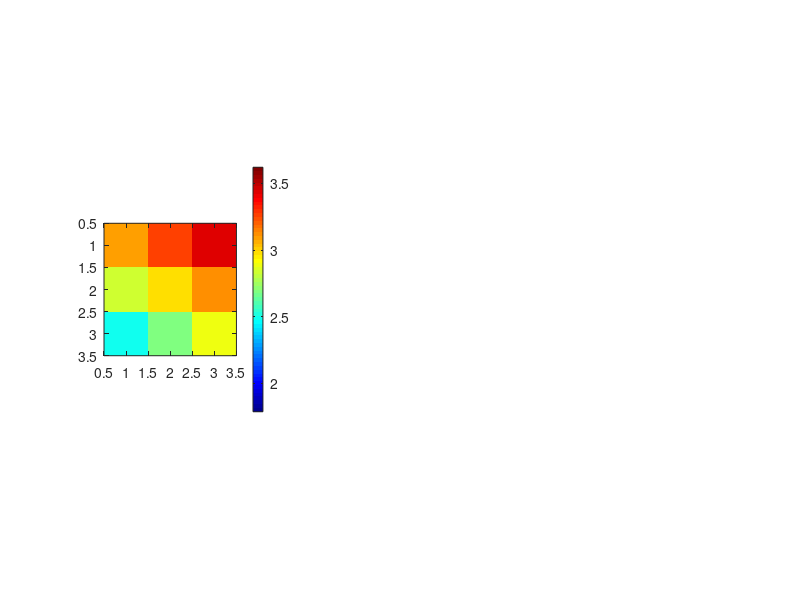

Reproduce this figure in MATLAB. (Note: this script raises an error after producing the figure.)
% =========================================================================
% TÍTULO: Mapas de Calor - Datos Experimentales y Simulación ANSYS Maxwell
% DESCRIPCIÓN: Script para procesar, visualizar y exportar la distribución 
%              de potencial eléctrico (pares de electrodos y validación FEM).
% =========================================================================

clc;
clear;
close all;

%% ============================================================
%% 1. DATOS EXPERIMENTALES
%% ============================================================
%% P2-P3
A_P23(:,:,1) = [3.12 3.27 3.45; 2.86 3.00 3.13; 2.52 2.72 2.89];
A_P23(:,:,2) = [3.09 3.25 3.45; 2.84 2.98 3.11; 2.48 2.69 2.88];
A_P23(:,:,3) = [3.09 3.25 3.44; 2.84 2.97 3.09; 2.48 2.69 2.88];

B_P23(:,:,1) = [2.72 2.88 3.06; 2.48 2.64 2.75; 2.13 2.36 2.52];
B_P23(:,:,2) = [2.73 2.89 3.06; 2.50 2.66 2.77; 2.14 2.38 2.53];
B_P23(:,:,3) = [2.73 2.89 3.06; 2.48 2.64 2.77; 2.14 2.36 2.53];

C_P23(:,:,1) = [2.98 3.11 3.28; 2.67 2.81 2.91; 2.27 2.45 2.61];
C_P23(:,:,2) = [2.98 3.11 3.28; 2.67 2.80 2.89; 2.27 2.45 2.61];
C_P23(:,:,3) = [2.97 3.11 3.27; 2.66 2.78 2.91; 2.27 2.45 2.61];

%% P1-P3
A_P13(:,:,1) = [3.52 3.36 3.25; 3.06 3.06 3.06; 2.63 2.75 2.89];
A_P13(:,:,2) = [3.53 3.38 3.28; 3.09 3.09 3.06; 2.59 2.77 2.89];
A_P13(:,:,3) = [3.52 3.39 3.27; 3.08 3.08 3.06; 2.61 2.77 2.88];

B_P13(:,:,1) = [3.16 2.97 2.91; 2.75 2.75 2.72; 2.30 2.45 2.56];
B_P13(:,:,2) = [3.17 3.00 2.92; 2.77 2.77 2.75; 2.33 2.47 2.58];
B_P13(:,:,3) = [3.17 2.98 2.91; 2.77 2.77 2.73; 2.30 2.45 2.58];

C_P13(:,:,1) = [3.36 3.22 3.11; 2.89 2.89 2.89; 2.38 2.53 2.63];
C_P13(:,:,2) = [3.34 3.22 3.11; 2.89 2.89 2.89; 2.36 2.52 2.64];
C_P13(:,:,3) = [3.34 3.20 3.11; 2.89 2.89 2.89; 2.38 2.52 2.64];

%% P1-P2
A_P12(:,:,1) = [3.33 2.97 2.63; 3.11 2.95 2.80; 3.02 2.94 2.86];
A_P12(:,:,2) = [3.31 2.94 2.58; 3.09 2.94 2.77; 3.00 2.92 2.84];
A_P12(:,:,3) = [3.30 2.92 2.56; 3.09 2.91 2.77; 3.00 2.91 2.84];

B_P12(:,:,1) = [3.09 2.77 2.52; 2.93 2.77 2.64; 2.84 2.77 2.69];
B_P12(:,:,2) = [3.13 2.80 2.52; 2.95 2.77 2.66; 2.86 2.77 2.70];
B_P12(:,:,3) = [3.09 2.77 2.52; 2.92 2.77 2.64; 2.84 2.77 2.70];

C_P12(:,:,1) = [3.20 2.89 2.56; 3.00 2.89 2.72; 2.91 2.84 2.78];
C_P12(:,:,2) = [3.16 2.84 2.55; 2.97 2.84 2.70; 2.89 2.83 2.77];
C_P12(:,:,3) = [3.14 2.83 2.55; 2.97 2.83 2.70; 2.88 2.83 2.77];

%% PROMEDIOS EXPERIMENTALES
A23 = mean(A_P23,3); B23 = mean(B_P23,3); C23 = mean(C_P23,3);
A13 = mean(A_P13,3); B13 = mean(B_P13,3); C13 = mean(C_P13,3);
A12 = mean(A_P12,3); B12 = mean(B_P12,3); C12 = mean(C_P12,3);

%% ============================================================
%% 2. DATOS SIMULACIÓN ANSYS MAXWELL (P2-P3)
%% ============================================================
SIM_P23 = [2.683  3.063  3.621;
           2.325  2.705  3.087;
           1.788  2.347  2.727];

%% ESCALA COMÚN GLOBAL (Para mapas de voltajes)
vmin = min([A23(:);B23(:);C23(:); A13(:);B13(:);C13(:); A12(:);B12(:);C12(:); SIM_P23(:)]);
vmax = max([A23(:);B23(:);C23(:); A13(:);B13(:);C13(:); A12(:);B12(:);C12(:); SIM_P23(:)]);

%% ============================================================
%% 3. FIGURAS 1-3: MAPAS POR PAR DE ELECTRODOS (ORDEN A -> B -> C)
%% ============================================================
electrodos = {
    'P2-P3', {A23, B23, C23}, 'p2_p3';
    'P1-P3', {A13, B13, C13}, 'p1_p3';
    'P1-P2', {A12, B12, C12}, 'p1_p2'
};
titulos_pieza = {
    'Config. A: 165 \Omega\cdotcm (9 mm)', ...
    'Config. B: 114 \Omega\cdotcm (9 mm)', ...
    'Config. C: 114 \Omega\cdotcm (12 mm)'
};

for e = 1:3
    titulo_elec = electrodos{e,1};
    datos = electrodos{e,2};
    tag = electrodos{e,3};
    
    fig = figure('Name', sprintf('Config %s', titulo_elec), ...
                 'Position', [50 50 1600 650], 'Color', 'w');
    
    for j = 1:3
        subplot(1, 3, j);
        imagesc(datos{j});
        axis image;
        colormap(gca, jet);
        caxis([vmin vmax]);
        
        cb = colorbar;
        cb.FontSize = 18;
        cb.FontWeight = 'bold';
        
        vmax_l = max(datos{j}(:));
        vmin_l = min(datos{j}(:));
        deltaV = vmax_l - vmin_l;
        
        title({titulos_pieza{j}; sprintf('\\DeltaV = %.2f V', deltaV)}, ...
              'FontSize', 22, 'FontWeight', 'bold', 'Color', 'k');
        
        xlabel('Columna', 'FontSize', 18, 'FontWeight', 'bold'); 
        ylabel('Fila', 'FontSize', 18, 'FontWeight', 'bold');
        
        set(gca, 'XTick', [1 2 3], 'YTick', [1 2 3], ...
                 'XTickLabel', {'1','2','3'}, 'YTickLabel', {'1','2','3'}, ...
                 'TickDir', 'out', 'FontSize', 18, 'FontWeight', 'bold', 'LineWidth', 2.5, 'XColor', 'k', 'YColor', 'k');
        
        for r = 1:3
            for c = 1:3
                text(c, r, sprintf('%.2f', datos{j}(r,c)), ...
                     'HorizontalAlignment', 'center', ...
                     'VerticalAlignment', 'middle', ...
                     'FontSize', 24, 'FontWeight', 'bold', 'Color', 'white');
            end
        end
    end
    
    sgtitle(sprintf('Distribución de Potencial - Par de Electrodos: %s', titulo_elec), ...
            'FontSize', 26, 'FontWeight', 'bold', 'Color', 'k');
        
    exportgraphics(fig, sprintf('mapa_electrodos_%s.png', tag), 'Resolution', 300);
end

%% ============================================================
%% 4. FIGURA 4: COMPARACIÓN EXPERIMENTAL vs SIMULACIÓN (P2-P3) - CONFIG B
%% ============================================================
fig4 = figure('Name', 'Comparación Exp vs Sim (Config B)', 'Position', [70 70 1200 650], 'Color', 'w');
datos_comp = {B23, SIM_P23};
titulos_comp = {'Experimental: Config. B [114 \Omega\cdotcm (9 mm)]', 'Simulación ANSYS Maxwell (P2-P3)'};

for j = 1:2
    subplot(1, 2, j);
    imagesc(datos_comp{j});
    axis image;
    colormap(gca, jet);
    caxis([vmin vmax]);
    
    cb = colorbar;
    cb.FontSize = 18;
    cb.FontWeight = 'bold';
    
    vmax_l = max(datos_comp{j}(:));
    vmin_l = min(datos_comp{j}(:));
    deltaV = vmax_l - vmin_l;
    
    title({titulos_comp{j}; sprintf('\\DeltaV = %.2f V', deltaV)}, ...
          'FontSize', 22, 'FontWeight', 'bold', 'Color', 'k');
    
    xlabel('Columna', 'FontSize', 18, 'FontWeight', 'bold'); 
    ylabel('Fila', 'FontSize', 18, 'FontWeight', 'bold');
    
    set(gca, 'XTick', [1 2 3], 'YTick', [1 2 3], ...
             'XTickLabel', {'1','2','3'}, 'YTickLabel', {'1','2','3'}, ...
             'TickDir', 'out', 'FontSize', 18, 'FontWeight', 'bold', 'LineWidth', 2.5, 'XColor', 'k', 'YColor', 'k');
    
    for r = 1:3
        for c = 1:3
            text(c, r, sprintf('%.2f', datos_comp{j}(r,c)), ...
                 'HorizontalAlignment', 'center', ...
                 'VerticalAlignment', 'middle', ...
                 'FontSize', 24, 'FontWeight', 'bold', 'Color', 'white');
        end
    end
end
sgtitle('Comparativa: Distribución de Potencial Experimental vs. Simulación (P2-P3)', ...
        'FontSize', 26, 'FontWeight', 'bold', 'Color', 'k');

exportgraphics(fig4, 'comparacion_exp_vs_sim_p2p3.png', 'Resolution', 300);

%% ============================================================
%% 5. FIGURA 5: ERROR ABSOLUTO EXPERIMENTAL - SIMULACIÓN - CONFIG B
%% ============================================================
fig5 = figure('Name', 'Error Absoluto Exp vs Sim (Config B)', 'Position', [90 90 900 800], 'Color', 'w');
ERROR_P23 = abs(B23 - SIM_P23);
vmax_error = max(ERROR_P23(:)); 

imagesc(ERROR_P23);
axis image;
colormap(gca, turbo); 
caxis([0 vmax_error]);

cb = colorbar;
cb.FontSize = 18;
cb.FontWeight = 'bold';

title({'Error Absoluto de Potencial |V_{exp} - V_{sim}|'; 'P2-P3 | Config. B [114 \Omega\cdotcm (9 mm)]'}, ...
      'FontSize', 22, 'FontWeight', 'bold', 'Color', 'k');
xlabel('Columna', 'FontSize', 18, 'FontWeight', 'bold'); 
ylabel('Fila', 'FontSize', 18, 'FontWeight', 'bold');

set(gca, 'XTick', [1 2 3], 'YTick', [1 2 3], ...
         'XTickLabel', {'1','2','3'}, 'YTickLabel', {'1','2','3'}, ...
         'TickDir', 'out', 'FontSize', 18, 'FontWeight', 'bold', 'LineWidth', 2.5, 'XColor', 'k', 'YColor', 'k');

for r = 1:3
    for c = 1:3
        if ERROR_P23(r,c) > (vmax_error * 0.6)
            txtColor = 'k';
        else
            txtColor = 'w';
        end
        
        text(c, r, sprintf('%.2f', ERROR_P23(r,c)), ...
             'HorizontalAlignment', 'center', ...
             'VerticalAlignment', 'middle', ...
             'FontSize', 24, 'FontWeight', 'bold', 'Color', txtColor);
    end
end

exportgraphics(fig5, 'error_absoluto_exp_vs_sim.png', 'Resolution', 300);

disp('Todos los mapas y comparaciones FEM fueron generados y exportados exitosamente.');
